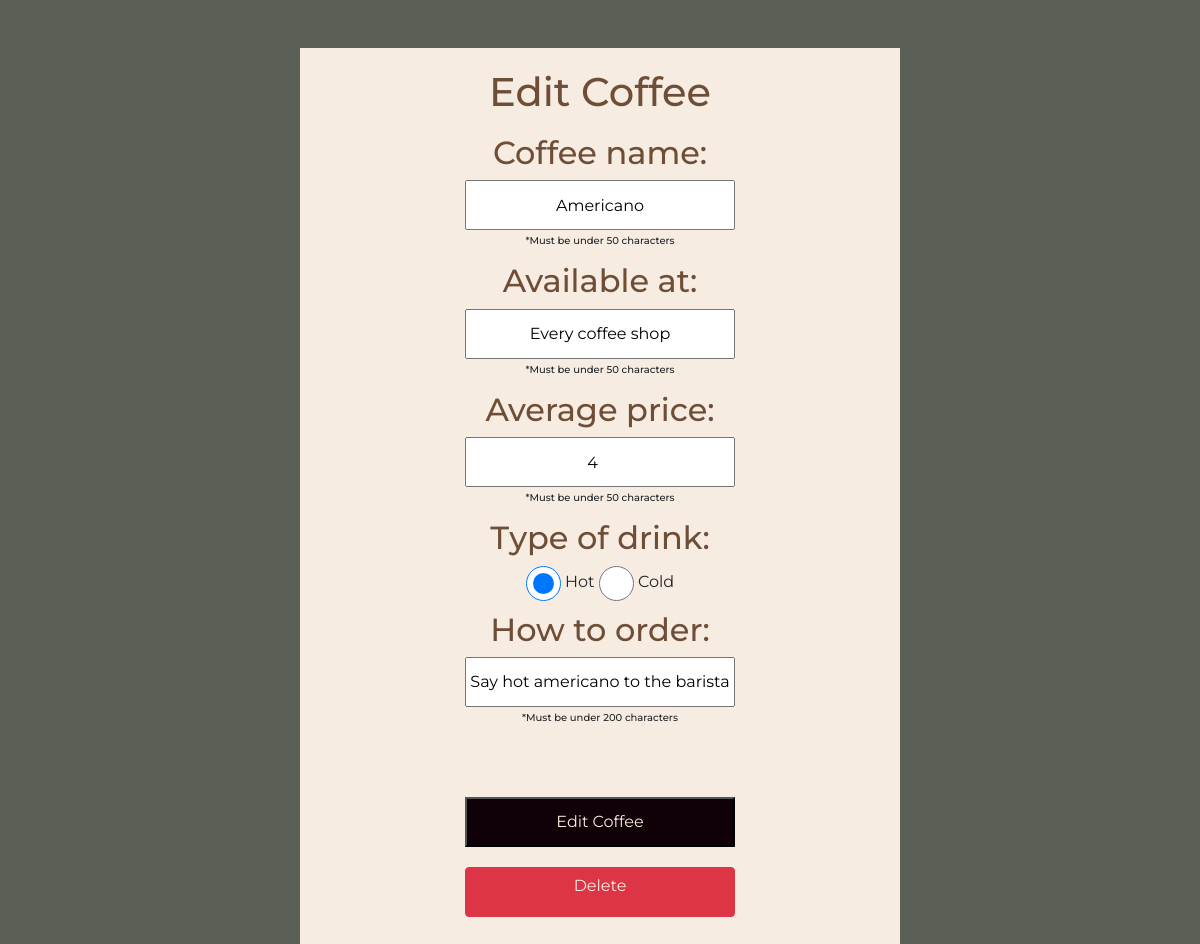
The app's page /edit.php?cid=6 with its own data.
### tables this page shows
CREATE TABLE `coffee` (
  `cid` int(11) NOT NULL,
  `coffeename` varchar(50) NOT NULL,
  `available` varchar(50) NOT NULL,
  `price` float NOT NULL,
  `type` varchar(50) NOT NULL,
  `method` varchar(200) NOT NULL
);

### edit.php (the view, shortened to what this page needs)
<?php
require_once "pdo.php";
$coffeeid = $_GET['cid'];
	$stmt = $pdo->prepare("SELECT * FROM coffee where cid = :cid");
	$stmt->execute(array(":cid" => $coffeeid));
	$row = $stmt->fetch(PDO::FETCH_ASSOC);
	$coffeename= htmlentities($row['coffeename']);
	$available = htmlentities($row['available']);
	$price = htmlentities($row['price']);
	$type = htmlentities($row['type']);
	$method = htmlentities($row['method']);
?>
<!DOCTYPE html>
<html lang="en">
<head>
    <link href="https://cdn.jsdelivr.net/npm/bootstrap@5.0.2/dist/css/bootstrap.min.css" rel="stylesheet">
    <link rel="stylesheet" href="style.css">
</head>
<body>
    <div class="container-sm panel center-screen user-login my-5">
        <div class="row">
            <div class="col-sm">
                <h1>Edit Coffee</h1>
            </div>
        </div>
        <form method="post" enctype="multipart/form-data">
            <section class="coffeename">
                <div class="row">
                    <div class="col-sm">
                        <h2>Coffee name:</h2>
                    </div>
                </div>
                <div class="row">
                    <div class="col-sm">
                        <input class="textfield-theme" type="text" name="coffeename" id="coffeename" value="<?= $coffeename ?>">
                    </div>
                </div>
                <div class="row">
                    <div class="col-sm">
                        <h5>*Must be under 50 characters</h5>
                    </div>
                </div>
            </section>
            <section class="available">
                <div class="row">
                    <div class="col-sm">
                        <h2>Available at:</h2>
                    </div>
                </div>
                <div class="row">
                    <div class="col-sm">
                        <input class="textfield-theme" type="text" name="available" id="available" value="<?= $available ?>">
                    </div>
                </div>
                <div class="row">
                    <div class="col-sm">
                        <h5>*Must be under 50 characters</h5>
                    </div>
                </div>
            </section>
            <section class="price">
                <div class="row">
                    <div class="col-sm">
                        <h2>Average price:</h2>
                    </div>
                </div>
                <div class="row">
                    <div class="col-sm">
                        <input class="textfield-theme" type="number" name="price" id="price" value="<?= $price ?>">
                    </div>
                </div>
                <div class="row">
                    <div class="col-sm">
                        <h5>*Must be under 50 characters</h5>
                    </div>
                </div>
            </section>
            <section class="type">
                <div class="row">
                    <div class="col-sm">
                        <h2>Type of drink:</h2>
                    </div>
                </div>
                <div class="row">
                    <div class="col-sm">
                        <input type="radio" id="hot" name="type" <?=$type=="Hot" ? "checked" : ""?> value="Hot" style="height:35px; width:35px; vertical-align: middle;">
							  <label for="hot">Hot</label>
						<input type="radio" id="gcold" name="type" <?=$type=="Cold" ? "checked" : ""?> value="Cold" style="height:35px; width:35px; vertical-align: middle;">
							  <label for="cold">Cold</label>
                    </div>
                </div>
            </section>
            <section class="order">
                <div class="row">
                    <div class="col-sm">
                        <h2>How to order:</h2>
                    </div>
                </div>
                <div class="row">
                    <div class="col-sm">
                        <input class="textarea-theme" type="text" name="method" id="method" value="<?= $method ?>" cols="40" rows="5">
                    </div>
                </div>
                <div class="row">
                    <div class="col-sm">
                        <h5>*Must be under 200 characters</h5>
                    </div>
                </div>
            </section>
            <section class="buttons">
                <div class="row">
                    <div class="col-sm">
                    <br>
                    <br>
                    <input class="button-theme" type="submit" value="Edit Coffee">
                    </div>
                </div>
                <div class="row">
                    <div class="col-sm">
                    <a href="delete.php?cid=<?$coffeeid?>" class="btn btn-danger" role="button">Delete</a>
                    </div>
                </div>
            </section>
        </form>
    </div>
</body>
</html>

### style.css (style rules this page uses)
* { padding: 0; margin: 0; font-family: "Montserrat", sans-serif; }
::placeholder { text-align: center; }
body { background-color: #5B6057; }
.center-screen { background-color: #F7ECE1; margin: 50px; padding: 20px; text-align: center; }
.panel { width: 50%; margin: auto; padding: auto; }
.textfield-theme { width: 50%; height: 50px; text-align: center; }
.textarea-theme { width: 50%; height: 50px; text-align: center; }
.button-theme { margin: 10px; height: 50px; width: 50%; background-color: #100007; color: #F7ECE1; }
.btn-danger { margin: 10px; height: 50px; width: 50%; color: #F7ECE1; }
section { margin: 10px; }
h1 { color: #6F4E37; }
h2 { color: #6F4E37; }
h5 { font-size: 10px; margin: 5px; }
a { text-decoration: none; text-align: center; color: #6F4E37; }

### records on screen
coffee: coffeename "Americano", available "Every coffee shop", price "4", type "☑ Hot", method "Say hot americano to the barista"
